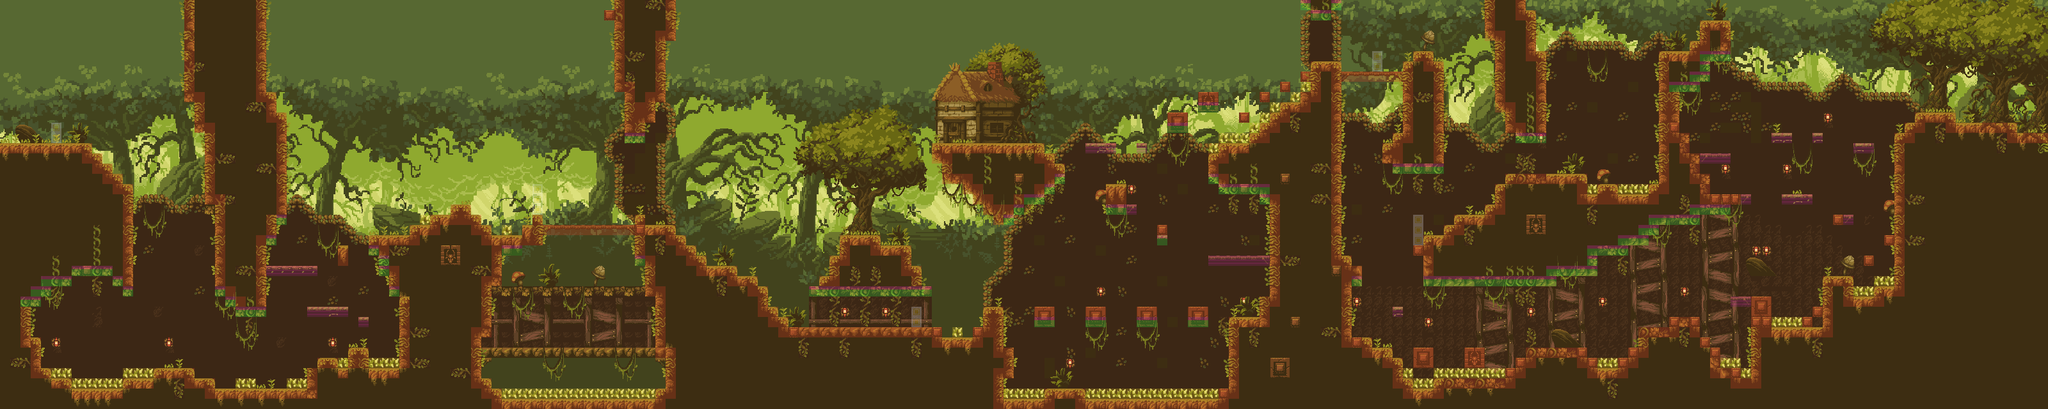

This is a level from a 2D game, rendered from its Tiled map with the project's own tilesets. A one-line summary and the map file follow, with tile-layer data summarised:
An orthogonal 200x40 tile map with 16x16 px tiles, 8 tile layers (background, decoration 2, main layer, damage, ...), 3 tilesets, 2 image layers and 6 objects.

<map version="1.0" orientation="orthogonal" renderorder="right-down" width="200" height="40" tilewidth="16" tileheight="16" nextobjectid="13">
 <tileset firstgid="1" name="tileset forest - Copy" tilewidth="16" tileheight="16" tilecount="400" columns="25">
  <image source="tileset forest - Copy.png" width="400" height="256" />
 </tileset>
 <tileset firstgid="401" name="props - Copy" tilewidth="16" tileheight="16" tilecount="544" columns="34">
  <image source="props - Copy.png" width="544" height="256" />
 </tileset>
 <tileset firstgid="945" name="collisions" tilewidth="16" tileheight="16" tilecount="8" columns="8">
  <image source="collisions.png" width="128" height="16" />
 </tileset>
 <imagelayer name="green layer">
  <image source="green forest.png" width="5598" height="700" />
 </imagelayer>
 <imagelayer name="forest">
  <image source="forest.png" width="7508" height="700" />
 </imagelayer>
 <layer name="background" width="200" height="40">
  <data>[8000 cells, 2785 non-empty, 89 distinct tile ids]</data>
 </layer>
 <layer name="decoration 2" width="200" height="40">
  <data>[8000 cells, 681 non-empty, 384 distinct tile ids]</data>
 </layer>
 <layer name="main layer" width="200" height="40">
  <data>[8000 cells, 2907 non-empty, 70 distinct tile ids]</data>
 </layer>
 <layer name="damage" width="200" height="40">
  <data>[8000 cells, 88 non-empty, 1 distinct tile ids]</data>
 </layer>
 <layer name="decoracion trees" width="200" height="40">
  <data>[8000 cells, 120 non-empty, 120 distinct tile ids]</data>
 </layer>
 <layer name="decoracion" width="200" height="40">
  <data>[8000 cells, 244 non-empty, 7 distinct tile ids]</data>
 </layer>
 <layer name="decoracion top" width="200" height="40">
  <data>[8000 cells, 473 non-empty, 181 distinct tile ids]</data>
 </layer>
 <layer name="colliders" width="200" height="40" opacity="0.24">
  <properties>
   <property name="Anumproperties" type="int" value="2" />
   <property name="Nodraw" type="int" value="1" />
  </properties>
  <data>[8000 cells, 1054 non-empty, 5 distinct tile ids]</data>
 </layer>
 <objectgroup name="initpos">
  <object id="1" x="64" y="176" width="32" height="48" />
 </objectgroup>
 <objectgroup name="finalpos">
  <object id="5" x="3136" y="160" width="16" height="32" />
 </objectgroup>
 <objectgroup name="slime1">
  <object id="8" x="896" y="320" width="16" height="16" />
 </objectgroup>
 <objectgroup name="slime2">
  <object id="10" x="2080" y="64" width="16" height="16" />
 </objectgroup>
 <objectgroup name="bat1">
  <object id="11" x="1792" y="416" width="16" height="16" />
 </objectgroup>
 <objectgroup name="bat2">
  <object id="12" x="2544" y="448" width="16" height="16" />
 </objectgroup>
</map>
